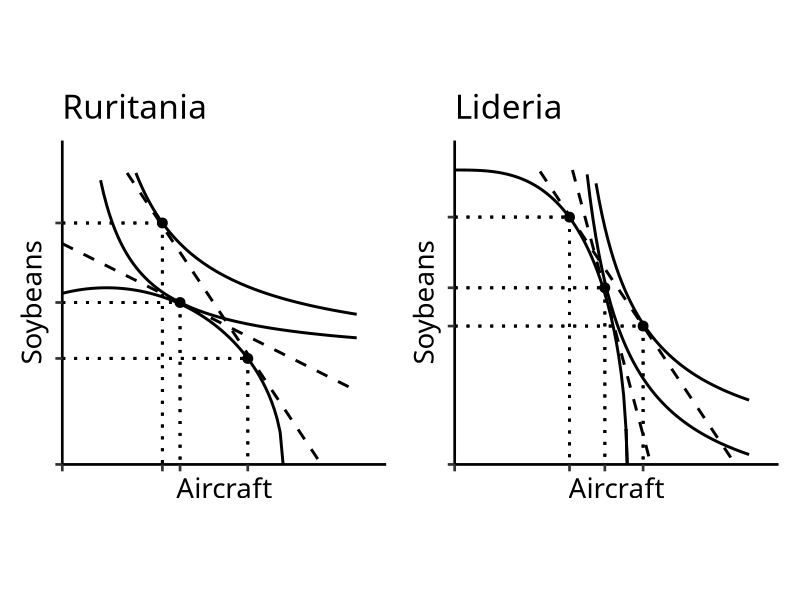

Source code (R):
## ---- chunk 1
knitr::opts_chunk$set(message = F, warning = F, echo = F)
library(tidyverse)
library(ggrepel)
## ---- chunk 2
library(patchwork)

home_point<-tribble(
  ~x, ~y, ~letter,
  2, 2.75, "A"
)

home_ppf_eq =function(x){sqrt(9-(x-0.75)^2)}
home_IC_1 = function(x){1.75+(2/x)}
home_price_1 = function(x){3.75-0.5*x}

export_b=tribble(
  ~x, ~y, ~letter,
  3.15, 1.8, "B"
)

home_ppf_world_price = function(x){6.6-1.5*x}

home_c_point<-tribble(
  ~x, ~y, ~letter,
  1.7, 4.1, "C"
)

home_c<-ggplot(data.frame(x=c(0,10)), aes(x=x))+
  
  stat_function(fun = home_ppf_eq, geom = "line", color = "black", size = 1)+
  #geom_label(x = 3.5, y = home_ppf_eq(3.5), label = "PPF", size = 3, color = "black")+
  
  stat_function(fun = home_IC_1, geom = "line", color = "black", size = 1)+
  #geom_label(x = 3.5, y = home_IC_1(3.5), label = "IC", size = 3, color = "black")+
  stat_function(fun = home_price_1, geom = "line", color = "black", size = 1, linetype = "dashed")+
  geom_segment(x = 0, xend = 2, y = 2.75, yend = 2.75, linetype = "dotted", size = 1)+
  geom_segment(x = 2, xend = 2, y = 2.75, yend = 0, linetype = "dotted", size = 1)+
  geom_point(data = home_point,
             mapping=aes(x=x, y=y),
             size = 3)+
geom_point(data = export_b,
             aes(x = x,
                 y = y),
             size = 3)+
  stat_function(fun = home_ppf_world_price, geom = "line", size = 1, linetype = "dashed", color = "black")+ 
  geom_segment(x = 0, xend = 3.15, y = 1.8, yend = 1.8, linetype = "dotted", size = 1)+
  geom_segment(x = 3.15, xend = 3.15, y = 1.8, yend = 0, linetype = "dotted", size = 1)+
  
  
  geom_point(data = home_c_point,
             aes(x = x,
                 y = y),
             size = 3)+
  geom_segment(x = 0, xend = 1.7, y = 4.1, yend = 4.1, linetype = "dotted", size = 1)+
  geom_segment(x = 1.7, xend = 1.7, y = 4.1, yend = 0, linetype = "dotted", size = 1)+
  
  scale_x_continuous(breaks=c(0,1.7, 2,3.15),
                     labels=NULL,
                     limits=c(0,5),
                     expand=expand_scale(mult=c(0,0.1)))+
  scale_y_continuous(breaks=c(0,1.8, 2.75, 4.1),
                     labels=NULL,
                     limits=c(0,5),
                     expand=expand_scale(mult=c(0,0.1)))+
  labs(x = "Aircraft",
       y = "Soybeans",
       title = "Ruritania")+
  theme_classic(base_family = "Fira Sans Condensed", base_size=20)+
  coord_fixed()

home_high_IC=function(x){1.75+(4/x)}

h <- home_c+
  stat_function(fun = home_high_IC, geom = "line", size = 1, color = "black")#+
  #geom_label(x=3.5, y=home_high_IC(3.5), size = 3, label = expression(IC[2]), color = "black")

foreign_point<-tribble(
  ~x, ~y, ~letter,
  2.55, 3, "A'"
)

foreign_ppf_eq =function(x){sqrt(25-x^3)}
foreign_IC_1 = function(x){4/(x-1.575)-1}
foreign_price_1 = function(x){12.5-3.75*x}

import_b=tribble(
  ~x, ~y, ~letter,
  1.95, 4.2, "B'"
)

foreign_ppf_world_price = function(x){7.15-1.5*x}

foreign_c_point<-tribble(
  ~x, ~y, ~letter,
  3.2, 2.35, "C'"
)

foreign_c<-ggplot(data.frame(x=c(0,10)), aes(x=x))+
  stat_function(fun = foreign_ppf_eq, geom = "line", color = "black", size = 1, xlim=c(0,4.1))+
  #geom_label(x = 3.5, y = foreign_ppf_eq(3.5), label = "PPF", size = 3, color = "black")+
  geom_segment(x = 2.91, y = 0.6, xend = 2.93, yend = 0, color = "black", size = 1)+
  
  stat_function(fun = foreign_IC_1, geom = "line", color = "black", size = 1)+
  #geom_label(x = 3.5, y = foreign_IC_1(3.5), label = "IC", size = 3, color = "black")+
  stat_function(fun = foreign_price_1, geom = "line", color = "black", size = 1, linetype = "dashed")+
  geom_segment(x = 0, xend = 2.55, y = 3, yend = 3, linetype = "dotted", size = 1)+
  geom_segment(x = 2.55, xend = 2.55, y = 3, yend = 0, linetype = "dotted", size = 1)+
  geom_point(data = foreign_point,
             mapping=aes(x=x, y=y),
             size = 3)+
geom_point(data = import_b,
             aes(x = x,
                 y = y),
             size = 3)+
  stat_function(fun = foreign_ppf_world_price, geom = "line", size = 1, linetype = "dashed", color = "black")+
  geom_segment(x = 0, xend = 1.95, y = 4.2, yend = 4.2, linetype = "dotted", size = 1)+
  geom_segment(x = 1.95, xend = 1.95, y = 4.2, yend = 0, linetype = "dotted", size = 1)+
  
  geom_point(data = foreign_c_point,
             aes(x = x,
                 y = y),
             size = 3)+
  geom_segment(x = 0, xend = 3.2, y = 2.35, yend = 2.35, linetype = "dotted", size = 1)+
  geom_segment(x = 3.2, xend = 3.2, y = 2.35, yend = 0, linetype = "dotted", size = 1)+
  
  scale_x_continuous(breaks=c(0,1.95, 2.55, 3.2),
                     labels=NULL,
                     limits=c(0,5),
                     expand=expand_scale(mult=c(0,0.1)))+
  scale_y_continuous(breaks=c(0,2.35, 3, 4.2),
                     labels=NULL,
                     limits=c(0,5),
                     expand=expand_scale(mult=c(0,0.1)))+
  labs(x = "Aircraft",
       y = "Soybeans",
       title = "Lideria")+
  theme_classic(base_family = "Fira Sans Condensed", base_size=20)+
  coord_fixed()

foreign_high_IC=function(x){4/(x-1.575)-0.075}

f <- foreign_c+
  stat_function(fun = foreign_high_IC, geom = "line", size = 1, color = "black")#+
  #geom_label(x=3.5, y=foreign_high_IC(3.5), size = 3, label = expression(IC[2]), color = "black")

h | f
